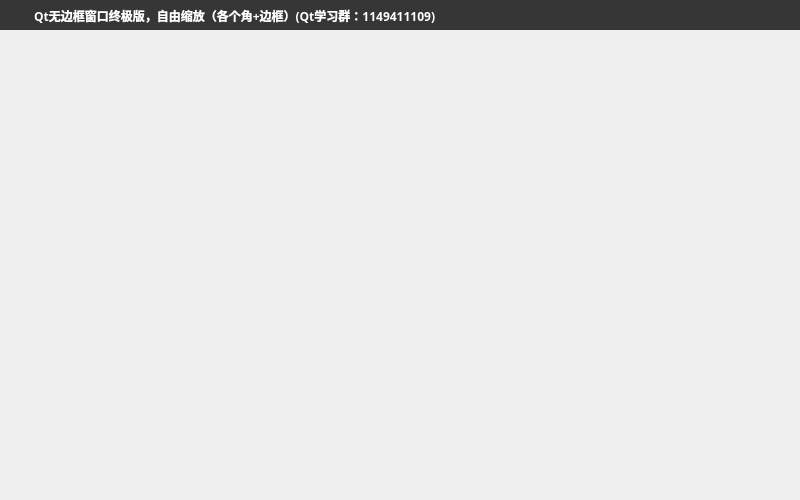
<?xml version="1.0" encoding="UTF-8"?>
<ui version="4.0">
 <class>MainWindow</class>
 <widget class="QMainWindow" name="MainWindow">
  <property name="geometry">
   <rect>
    <x>0</x>
    <y>0</y>
    <width>800</width>
    <height>500</height>
   </rect>
  </property>
  <property name="windowTitle">
   <string>MainWindow</string>
  </property>
  <widget class="QWidget" name="centralWidget">
   <layout class="QVBoxLayout" name="verticalLayout">
    <property name="spacing">
     <number>0</number>
    </property>
    <property name="leftMargin">
     <number>0</number>
    </property>
    <property name="topMargin">
     <number>0</number>
    </property>
    <property name="rightMargin">
     <number>0</number>
    </property>
    <property name="bottomMargin">
     <number>0</number>
    </property>
    <item>
     <widget class="QWidget" name="widgetTitle" native="true">
      <property name="minimumSize">
       <size>
        <width>0</width>
        <height>30</height>
       </size>
      </property>
      <property name="maximumSize">
       <size>
        <width>16777215</width>
        <height>30</height>
       </size>
      </property>
      <property name="styleSheet">
       <string notr="true">QWidget#widgetTitle{background:#363636;}
QLabel#labelTitle{color:white;padding:8px 0px 5px;}
QPushButton#btnMin,QPushButton#btnMax,QPushButton#btnExit{
        border-radius:0px;
        color: #F0F0F0;
        background-color:rgba(0,0,0,0);
        border-style:none;
    }
QPushButton#btnMin:hover,QPushButton#btnMax:hover{
        background-color: qlineargradient(spread:pad, x1:0, y1:1, x2:0, y2:0, stop:0 rgba(25, 134, 199, 0), stop:1 #5CACEE);
    }
QPushButton#btnExit:hover{
        background-color: qlineargradient(spread:pad, x1:0, y1:1, x2:0, y2:0, stop:0 rgba(238, 0, 0, 128), stop:1 rgba(238, 44, 44, 255));
    }</string>
      </property>
      <layout class="QHBoxLayout" name="horizontalLayout">
       <property name="spacing">
        <number>0</number>
       </property>
       <property name="leftMargin">
        <number>5</number>
       </property>
       <property name="topMargin">
        <number>0</number>
       </property>
       <property name="rightMargin">
        <number>0</number>
       </property>
       <property name="bottomMargin">
        <number>2</number>
       </property>
       <item>
        <widget class="QLabel" name="labelIcon">
         <property name="minimumSize">
          <size>
           <width>26</width>
           <height>26</height>
          </size>
         </property>
         <property name="maximumSize">
          <size>
           <width>26</width>
           <height>26</height>
          </size>
         </property>
         <property name="styleSheet">
          <string notr="true"/>
         </property>
         <property name="text">
          <string/>
         </property>
         <property name="pixmap">
          <pixmap resource="rc.qrc">:/image/app.jpg</pixmap>
         </property>
         <property name="scaledContents">
          <bool>true</bool>
         </property>
        </widget>
       </item>
       <item>
        <widget class="QLabel" name="labelTitle">
         <property name="font">
          <font>
           <family>宋体</family>
           <pointsize>9</pointsize>
           <weight>75</weight>
           <bold>true</bold>
          </font>
         </property>
         <property name="styleSheet">
          <string notr="true"/>
         </property>
         <property name="text">
          <string>Qt无边框窗口终极版，自由缩放（各个角+边框）(Qt学习群：1149411109)</string>
         </property>
        </widget>
       </item>
       <item>
        <widget class="QPushButton" name="btnMin">
         <property name="sizePolicy">
          <sizepolicy hsizetype="Fixed" vsizetype="Fixed">
           <horstretch>0</horstretch>
           <verstretch>0</verstretch>
          </sizepolicy>
         </property>
         <property name="minimumSize">
          <size>
           <width>30</width>
           <height>30</height>
          </size>
         </property>
         <property name="maximumSize">
          <size>
           <width>30</width>
           <height>30</height>
          </size>
         </property>
         <property name="toolTip">
          <string>最小化</string>
         </property>
         <property name="text">
          <string/>
         </property>
         <property name="autoDefault">
          <bool>true</bool>
         </property>
         <property name="flat">
          <bool>true</bool>
         </property>
        </widget>
       </item>
       <item>
        <widget class="QPushButton" name="btnMax">
         <property name="sizePolicy">
          <sizepolicy hsizetype="Fixed" vsizetype="Fixed">
           <horstretch>0</horstretch>
           <verstretch>0</verstretch>
          </sizepolicy>
         </property>
         <property name="minimumSize">
          <size>
           <width>30</width>
           <height>30</height>
          </size>
         </property>
         <property name="maximumSize">
          <size>
           <width>30</width>
           <height>30</height>
          </size>
         </property>
         <property name="toolTip">
          <string>最大化</string>
         </property>
         <property name="text">
          <string/>
         </property>
         <property name="autoDefault">
          <bool>true</bool>
         </property>
         <property name="flat">
          <bool>true</bool>
         </property>
        </widget>
       </item>
       <item>
        <widget class="QPushButton" name="btnExit">
         <property name="sizePolicy">
          <sizepolicy hsizetype="Fixed" vsizetype="Fixed">
           <horstretch>0</horstretch>
           <verstretch>0</verstretch>
          </sizepolicy>
         </property>
         <property name="minimumSize">
          <size>
           <width>30</width>
           <height>30</height>
          </size>
         </property>
         <property name="maximumSize">
          <size>
           <width>30</width>
           <height>30</height>
          </size>
         </property>
         <property name="toolTip">
          <string>退出</string>
         </property>
         <property name="text">
          <string/>
         </property>
         <property name="autoDefault">
          <bool>true</bool>
         </property>
         <property name="flat">
          <bool>true</bool>
         </property>
        </widget>
       </item>
      </layout>
     </widget>
    </item>
    <item>
     <widget class="QWidget" name="widget" native="true"/>
    </item>
   </layout>
  </widget>
 </widget>
 <layoutdefault spacing="6" margin="11"/>
 <resources>
  <include location="rc.qrc"/>
 </resources>
 <connections/>
</ui>
